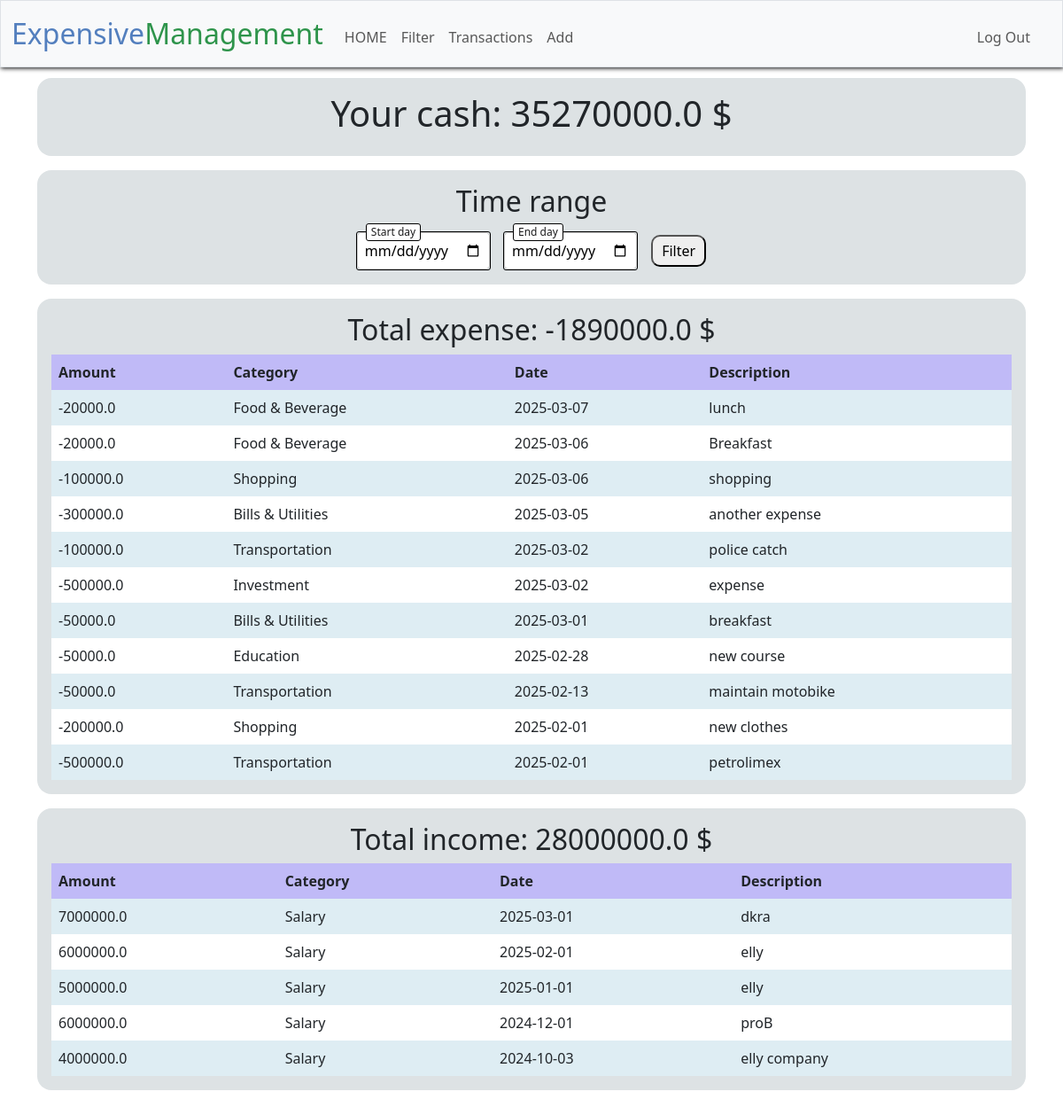
Screenshot of /transactions (signed in) with the database file from the repository.
### tables this page shows
CREATE TABLE users (
    id INTEGER PRIMARY KEY AUTOINCREMENT NOT NULL,
    username TEXT NOT NULL,
    hash TEXT NOT NULL,
    cash FLOAT NOT NULL
);

CREATE TABLE transactions (
        id INTEGER PRIMARY KEY AUTOINCREMENT NOT NULL,
        user_id INTEGER NOT NULL,
        catalogies TEXT NOT NULL,
        amount FLOAT NOT NULL,
        date TIMESTAMP DEFAULT CURRENT_TIMESTAMP, description TEXT,
        FOREIGN KEY (user_id) REFERENCES users(id)
    );

### app.py (the view)
@app.route("/transactions", methods=["GET", "POST"])
@login_required
def transaction():
    if request.method == "POST":
        if "time_range" in request.form:
            start_date = request.form.get("start_date")
            end_date = request.form.get("end_date")
            transactions = db.execute("SELECT * FROM transactions WHERE user_id = ? AND amount < 0 AND date >= ? AND date <= ? ORDER BY date DESC", session["user_id"], start_date, end_date)
            sum_transactions = sum(transaction["amount"] for transaction in transactions)
            incomes = db.execute("SELECT * FROM transactions WHERE user_id = ? AND amount > 0 AND date >= ? AND date <= ? ORDER BY date DESC", session["user_id"], start_date, end_date)
            sum_income = sum(income["amount"] for income in incomes)
            cash = db.execute("SELECT cash FROM users WHERE id = ?", session["user_id"])[0]["cash"]
            return render_template("transaction.html", transactions=transactions, sum_transactions=sum_transactions,  incomes=incomes, sum_income=sum_income, cash=cash)
        else:
            return apology("transaction")
    else:
        cash = db.execute("SELECT cash FROM users WHERE id = ?", session["user_id"])[0]["cash"]
        transactions = db.execute("SELECT * FROM transactions WHERE user_id = ? AND amount < 0 ORDER BY date DESC", session["user_id"])
        sum_transactions = sum(transaction["amount"] for transaction in transactions)
        incomes = db.execute("SELECT * FROM transactions WHERE user_id = ? AND amount > 0 ORDER BY date DESC", session["user_id"])
        sum_income = sum(income["amount"] for income in incomes)
        return render_template("transaction.html", transactions=transactions, sum_transactions=sum_transactions,  incomes=incomes, sum_income=sum_income, cash=cash)

### app.py (called while the page is built)
@app.after_request
def after_request(response):
    response.headers["Cache-Control"] = "no-cache, no-store, must-revalidate"
    response.headers["Expires"] = 0
    response.headers["Pragma"] = "no-cache"
    return response

### helpers.py (called while the page is built)
def login_required(f):
    @wraps(f)
    def decorated_function(*args, **kwargs):
        if session.get("user_id") is None:
            return redirect("/login")
        return f(*args, **kwargs)
    return decorated_function

### templates/transaction.html (shortened to what this page needs)
{% extends "layout.html" %}
{% block main %}
<div class="containerdiv">
    <h1>Your cash: {{ cash }} $</h1>
</div>
<div class="containerdiv">
    <div id="time_range">
        <div>
            <h2 id="time_range_h2">Time range</h2>
        </div>
        <div>
            <form action="/transactions" method="post">
                <div class="input-container">
                    <label for="start_date">Start day</label>
                    <input type="date" id="start_date" name="start_date">
                </div>
                <div class="input-container">
                    <label for="end_date">End day</label>
                    <input type="date" id="end_date" name="end_date">
                </div>
                <button type="submit" name="time_range">Filter</button>
            </form>
        </div>
    </div>
</div>
<div class="containerdiv">
    <h2><span>Total expense: </span><span>{{ sum_transactions }} $</span></h2>
    <table>
        <thead>
            <tr>
                <th>Amount</th>
                <th>Category</th>
                <th>Date</th>
                <th>Description</th>
            </tr>
        </thead>
        <tbody>
            {% for transaction in transactions %}
            <tr>
                <td>{{ transaction.amount }}</td>
                <td>{{ transaction.catalogies }}</td>
                <td>{{ transaction.date }}</td>
                <td>{{ transaction.description }}</td>
            </tr>
            {% endfor %}
        </tbody>
    </table>
</div>
<div class="containerdiv">
    <h2><span>Total income: </span><span>{{ sum_income }} $</span></h2>
    <table>
        <thead>
            <tr>
                <th>Amount</th>
                <th>Category</th>
                <th>Date</th>
                <th>Description</th>
            </tr>
        </thead>
        <tbody>
            {% for income in incomes %}
            <tr>
                <td>{{ income.amount }}</td>
                <td>{{ income.catalogies }}</td>
                <td>{{ income.date }}</td>
                <td>{{ income.description }}</td>
            </tr>
            {% endfor %}
        </tbody>
    </table>
</div>
{% endblock %}

### static/styles.css (style rules this page uses)
table { width: 100%; border-collapse: collapse; }
thead tr { background-color: rgb(173, 207, 229); }
tbody tr:nth-child(odd) { background-color: #deedf3; }
tbody tr:nth-child(even) { background-color: white; }
th, td { padding: 8px; text-align: left; }
th { background-color: #c0baf7; }
.containerdiv { background: #dde2e4; margin: 1rem auto; border-radius: 1rem; padding: 1rem; }
button { border-radius: 10px; padding: 4px 10px; margin: 1px; }
.input-container { position: relative; display: inline-block; margin-right: 10px; border: 1px solid black; border-radius: 3px; }
.input-container label { position: absolute; top: -10px; left: 10px; background: white; padding: 0 5px; font-size: 12px; color: rgb(26, 26, 27); border: 1px solid black; border-radius: 3px; }
.input-container input { width: 150px; padding: 8px; border: 1px solid #ccc; border-radius: 5px; }
#time_range_h2 { margin-bottom:15px; }

### rows the page displays
users: cash "35270000.0"
transactions: amount "7000000.0", catalogies "Salary", date "2025-03-01", description "dkra"
transactions: amount "6000000.0", catalogies "Salary", date "2025-02-01", description "elly"
transactions: amount "5000000.0", catalogies "Salary", date "2025-01-01", description "elly"
transactions: amount "6000000.0", catalogies "Salary", date "2024-12-01", description "proB"
transactions: amount "4000000.0", catalogies "Salary", date "2024-10-03", description "elly company"

### other values shown
{{ sum_transactions }} "-1890000.0"
{{ sum_income }} "28000000.0"
